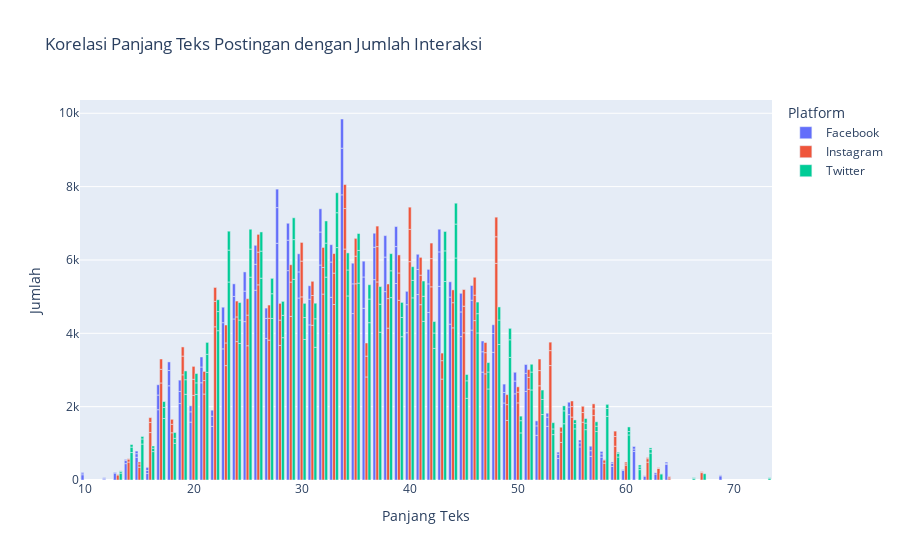

Here is the notebook cell this chart was saved with:
### Code cell
grouped = e.groupby(['len_content', 'platform'])[['likes', 'comments', 'shares']].sum().reset_index()
grouped['total'] = grouped[['likes', 'comments', 'shares']].sum(axis=1)

fig = px.bar(
    grouped, 
    x='len_content', 
    y=['likes', 'comments', 'shares'], 
    color='platform',
    hover_name='total',
    title='Korelasi Panjang Teks Postingan dengan Jumlah Interaksi',
    barmode='group')

fig.update_traces(
    customdata=['Likes'] * 55 + ['Comments'] * 55 + ['Shares'] * 55,
    hovertemplate="<br><b>Platform:</b> %{fullData.name}"
                  "<br><b>Panjang Teks:</b> %{x}"
                  "<br><b>Total Interaksi:</b> %{hovertext}"
                  "<br><b>Type:</b> %{customdata}"
                  "<br><b>Count:</b> %{y}")

fig.update_layout(
    xaxis_title='Panjang Teks',
    yaxis_title='Jumlah',
    legend_title='Platform')
fig.write_html("g_7.html")
fig.show()

### Figure 1 — Plotly figure (JSON) as saved in the notebook; plotly's stock layout.template omitted (floating-point values rounded to 4 significant figures; data arrays with more than 128 entries replaced by an {"elided": "..."} marker saying what was removed)
{"data": [{"alignmentgroup": "True", "customdata": {"elided": "165 str values"}, "hovertemplate": "<br><b>Platform:</b> %{fullData.name}<br><b>Panjang Teks:</b> %{x}<br><b>Total Interaksi:</b> %{hovertext}<br><b>Type:</b> %{customdata}<br><b>Count:</b> %{y}", "hovertext": {"elided": "165 int values"}, "legendgroup": "Facebook", "marker": {"color": "#636efa", "pattern": {"shape": ""}}, "name": "Facebook", "offsetgroup": "Facebook", "orientation": "v", "showlegend": true, "textposition": "auto", "type": "bar", "x": {"elided": "165 int values"}, "xaxis": "x", "y": {"elided": "165 int values"}, "yaxis": "y"}, {"alignmentgroup": "True", "customdata": {"elided": "165 str values"}, "hovertemplate": "<br><b>Platform:</b> %{fullData.name}<br><b>Panjang Teks:</b> %{x}<br><b>Total Interaksi:</b> %{hovertext}<br><b>Type:</b> %{customdata}<br><b>Count:</b> %{y}", "hovertext": {"elided": "156 int values"}, "legendgroup": "Instagram", "marker": {"color": "#EF553B", "pattern": {"shape": ""}}, "name": "Instagram", "offsetgroup": "Instagram", "orientation": "v", "showlegend": true, "textposition": "auto", "type": "bar", "x": {"elided": "156 int values"}, "xaxis": "x", "y": {"elided": "156 int values"}, "yaxis": "y"}, {"alignmentgroup": "True", "customdata": {"elided": "165 str values"}, "hovertemplate": "<br><b>Platform:</b> %{fullData.name}<br><b>Panjang Teks:</b> %{x}<br><b>Total Interaksi:</b> %{hovertext}<br><b>Type:</b> %{customdata}<br><b>Count:</b> %{y}", "hovertext": {"elided": "162 int values"}, "legendgroup": "Twitter", "marker": {"color": "#00cc96", "pattern": {"shape": ""}}, "name": "Twitter", "offsetgroup": "Twitter", "orientation": "v", "showlegend": true, "textposition": "auto", "type": "bar", "x": {"elided": "162 int values"}, "xaxis": "x", "y": {"elided": "162 int values"}, "yaxis": "y"}], "layout": {"barmode": "group", "legend": {"title": {"text": "Platform"}, "tracegroupgap": 0}, "title": {"text": "Korelasi Panjang Teks Postingan dengan Jumlah Interaksi"}, "xaxis": {"anchor": "y", "domain": [0, 1], "title": {"text": "Panjang Teks"}}, "yaxis": {"anchor": "x", "domain": [0, 1], "title": {"text": "Jumlah"}}}}
